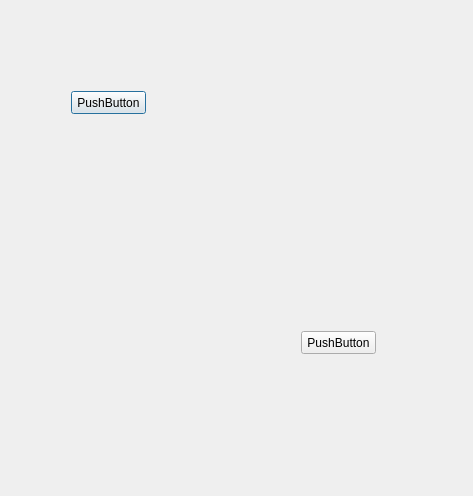
<?xml version="1.0" encoding="UTF-8"?>
<ui version="4.0">
 <class>Dialog</class>
 <widget class="QDialog" name="Dialog">
  <property name="geometry">
   <rect>
    <x>0</x>
    <y>0</y>
    <width>473</width>
    <height>496</height>
   </rect>
  </property>
  <property name="windowTitle">
   <string>Dialog</string>
  </property>
  <layout class="QVBoxLayout" name="verticalLayout">
   <item>
    <widget class="QWidget" name="widget" native="true">
     <widget class="QPushButton" name="pushButton">
      <property name="geometry">
       <rect>
        <x>60</x>
        <y>80</y>
        <width>75</width>
        <height>23</height>
       </rect>
      </property>
      <property name="text">
       <string>PushButton</string>
      </property>
     </widget>
     <widget class="QPushButton" name="pushButton_2">
      <property name="geometry">
       <rect>
        <x>290</x>
        <y>320</y>
        <width>75</width>
        <height>23</height>
       </rect>
      </property>
      <property name="text">
       <string>PushButton</string>
      </property>
     </widget>
    </widget>
   </item>
  </layout>
 </widget>
 <resources/>
 <connections/>
</ui>
